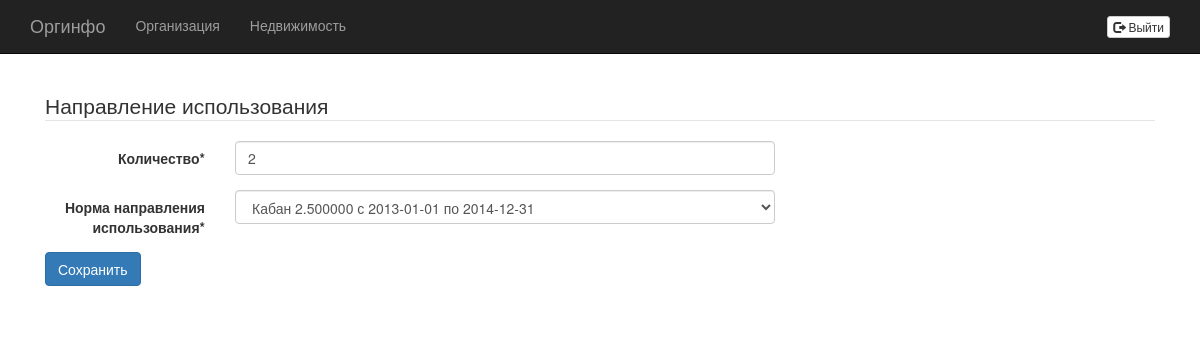
/real_estates/2/land_plots_and_outbuilding/2/, run on the app's committed database.
### accounting/models.py (models this page shows)
class LandPlotAndOutbuilding(models.Model):
    count = models.IntegerField()
    real_estate = models.ForeignKey(RealEstate)
    direction_using_norm = models.ForeignKey(DirectionUsingNorm)

### accounting/views.py (the view, shortened to what this page needs)
# urls.py: url(r'^real_estates/(?P<real_estate_id>\d+)/land_plots_and_outbuilding/(?P<pk>\d+)/$', views.UpdateLandPlotAndOutbuilding.as_view(success_url=None), name='land_plot_and_outbuilding'),
class UpdateLandPlotAndOutbuilding(UpdateView):
    model = LandPlotAndOutbuilding
    form_class = CreateLandPlotAndOutbuildingForm
    template_name = 'accounting/add_client.html'

### accounting/forms.py
class CreateLandPlotAndOutbuildingForm(ModelForm):
    def __init__(self, *args, **kwargs):
        super(CreateLandPlotAndOutbuildingForm, self).__init__(*args, **kwargs)
        self.helper = FormHelper()
        self.helper.form_class = 'form-horizontal'
        self.helper.label_class = 'col-sm-2'
        self.helper.field_class = 'col-sm-6'
        self.fields['count'].label = "Количество"
        self.fields['direction_using_norm'].label = "Норма направления использования"
        self.helper.layout = Layout(
            Fieldset(
                'Направление использования',
                'count',
                'direction_using_norm'
            ),
            ButtonHolder(
                Submit('submit', 'Сохранить', css_class='btn-default')
            )
        )
    class Meta:
        model = LandPlotAndOutbuilding
        fields = ['count', 'direction_using_norm']

### accounting/models.py (called while the page is built)
    def __str__(self):
        return "%s %f с %s по %s" % (self.direction_using.name, self.value, self.validity.start, str(self.validity.end))

### accounting/templates/accounting/add_client.html
{% extends "starter-template.html" %}
{% block container %}
{% load crispy_forms_tags %}
{% crispy form %}
{% endblock %}

### orginfo/templates/starter-template.html (style rules this page uses)
body { padding-top: 50px; }

### data on the page
LandPlotAndOutbuilding: count "2", direction_using_norm "Кабан 2.500000 с 2013-01-01 по 2014-12-31"
